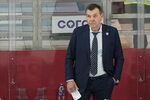
#> input picture Photo_search/photos/1.jpg, 150 x 100 px, found by its file name; its folder holds only this picture in this run
$ python -i photo_colab.py   (imports and definitions only)
#> lines starting #> are read from the running program, lines starting #| are printed output that depends on the picture
# -*- coding: utf-8 -*-
"""
Created on Sat Oct  1 15:49:30 2022

@author: Marlou
"""
import os
from random import randint

from PIL import Image, ImageEnhance, ImageDraw


def get_listFolderContent(strFolderName):
    strFolderPath = os.getcwd()
    strFolderPath += '\\' + strFolderName
    # print(strFolderPath)
    listFolderContent = []
    for filename in os.listdir(strFolderPath):
        listFolderContent.append(strFolderPath + '\\' + filename)

    # print(listFolderContent)
    return listFolderContent

def get_listOfImage(listContent, intConvasWidth=100, intConvasHeight=100, intCount = 4):
    listImage = []
    for item in listContent:
        obj = Image.open(item).convert("RGBA")
        obj = obj.resize((intConvasWidth,intConvasHeight))
        listImage.append(obj)
    if intCount == 3:
        listImage[2].resize((150,100))
    # elif intCount == 4:
    #     listImage[1], listImage[2], listImage[3] = listImage[3], listImage[1], listImage[1]
    return listImage

def get_ConvasSize(intImageCount = 4):
    # print(intImageCount)
    if intImageCount == 4 or intImageCount == 3:
        return 175, 175
    else:
        return 100, 150

def get_listPhotoCoordinate(intImageCount = 4):
    if intImageCount == 4 :
        return [(0,0), (0,75), (75,0), (75,75)]
    elif intImageCount == 3:
        return [(0,0), (75,0), (0,75)]
    else:
        return [(0,0), (75,0)]

def make_imageMask(intImageCount=4):
    intConvasWidth, intConvasHeight = get_ConvasSize(intImageCount)
    print(intConvasWidth, intConvasHeight)
    # convas = Image.new('RGBA', (intConvasWidth, intConvasHeight))
    # draw = ImageDraw.Draw(convas)

    # listFillCalour = ['blue','red', 'yellow', 'green']


    tupleCoordinate_One = ( (0, 0), # 0 - 0
                            (0, int(randint(0, intConvasHeight))), # 0 - random Y
                            (intConvasWidth, int(randint(0, intConvasHeight))), # X -  random Y
                            (intConvasWidth, 0) ) # X -  Y

    tupleCoordinate_Two = ( tupleCoordinate_One[1], # 0 - random Y
                            (0,intConvasHeight), # 0 - Y
                            (intConvasWidth, intConvasHeight), # X - Y
                            tupleCoordinate_One[2] ) # X - random Y

    tupleCoordinate_Three = ( (int(randint(0, intConvasWidth)), 0), # 0 - random Y
                              (int(randint(0, intConvasWidth)), intConvasHeight), # 0 - Y
                              (intConvasWidth, intConvasHeight), # random X - Y
                              (intConvasWidth, 0 )) # 0 - random Y

    tupleCoordinate_Four = ( (0, 0),  # X - random Y/2
                             (0, intConvasHeight), # 0 - 0
                             tupleCoordinate_Three[1], # 0 - random Y
                             tupleCoordinate_Three[0]) # 0 - Y


    listCoordinateTyples = [tupleCoordinate_One, tupleCoordinate_Two, tupleCoordinate_Three, tupleCoordinate_Four] # Test

    listCoordinateTyples = listCoordinateTyples[:intImageCount] # Test

    # for i in range(len(listCoordinateTyples)):
    #     # print(listCoordinateTyples[i])
    #     draw.polygon(listCoordinateTyples[i], fill=listFillCalour[i], outline=(0, 0, 0))

    # convas.show()

    return listCoordinateTyples

def get_MaskImage(typleCoordinateTyple, intConvasWidth, intConvasHeight):
    convas = Image.new('RGBA', (intConvasWidth, intConvasHeight))
    draw = ImageDraw.Draw(convas)
    draw.polygon(typleCoordinateTyple, fill='white', outline=(0, 0, 0))
    # convas.show()
    return convas

def get_listMask(listCoordinateTyples):
    listMaskImages = []
    intConvasWidth, intConvasHeight = get_ConvasSize(len(listCoordinateTyples))
    for i in range(len(listCoordinateTyples)):
        listMaskImages.append(get_MaskImage(listCoordinateTyples[i], intConvasWidth, intConvasHeight))

    # show_images(listMaskImages)
    return listMaskImages

def get_cropedMasks(listMaskImages):
    # show_images(listMaskImages)
    print(get_ConvasSize())
    # listPhotoCoordinate = get_listPhotoCoordinate(len(listMaskImages))
    listMaskImages[0] = listMaskImages[0].crop( (0,0,100,100) )
    listMaskImages[1] = listMaskImages[1].crop( (75,0,175,100) )
    listMaskImages[2] = listMaskImages[2].crop( (0,75,100,175) )
    listMaskImages[3] = listMaskImages[3].crop( (75,75,175,175) )
    # show_images(listMaskImages)
    return listMaskImages

def get_calage(listImages, listMaskImages):
    intConvasWidth, intConvasHeight = get_ConvasSize(len(listImages))
    listPhotoCoordinate = get_listPhotoCoordinate(len(listImages))

    convas = Image.new('RGBA', (intConvasWidth, intConvasHeight))
    draw = ImageDraw.Draw(convas)
    draw.polygon(((0,0),(0,175),(175,175),(175,0)), fill='white', outline=(0, 0, 0))
    convas.show()
    # [5 lines of commented-out code are left out]
    for i in range(len(listImages)):
        convas.paste(listImages[i], listPhotoCoordinate[i],listMaskImages[i],)
        convas.show()
    # convas.show()

def show_images(listImages):
    for image in listImages:
        image.show()

class listBuffer():
    listBuffer = []

    def __init__(self, listBufferContent):
        self.listBuffer = listBufferContent

    def get_LastItem(self):
        buffer = self.listBuffer[-1]
        self.listBuffer.pop(-1)
        return buffer

def main(strPhotoFolderName = 'photos', intCountImages = 4):
    listFolderContent = get_listFolderContent(strPhotoFolderName)
    listImages = get_listOfImage(listFolderContent)
#> in get_listOfImage, `obj = obj.resize((intConvasWidth,intConvasHeight))`:
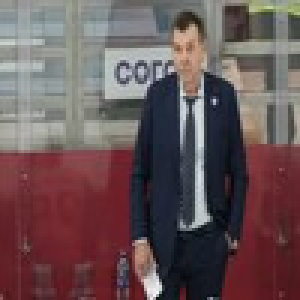
#> obj: PIL image 100x100 RGBA (shown 3 times larger); mean R, G, B, A 104.5, 84.2, 86.6, 255
#> listImages = 1 item
    listCoordinateTyples = make_imageMask(intCountImages)
    # show_images(listImages)
    listMaskImage = get_listMask(listCoordinateTyples)
#> after the loop in get_listMask, `for i in range(len(listCoordinateTyples)):`: listMaskImages = 4 items
#> listMaskImage = 4 items
    listMaskImage = get_cropedMasks(listMaskImage)
    # make_calage(listImages[:intCountImages], listCoordinateTyples)
    get_calage(listImages, listMaskImage)
#> in get_calage, `intConvasWidth, intConvasHeight = get_ConvasSize(len(listImages))`: intConvasWidth = 100; intConvasHeight = 150
#> in get_calage, `listPhotoCoordinate = get_listPhotoCoordinate(len(listImages))`: listPhotoCoordinate = [(0, 0), (75, 0)]
#> in get_calage, `convas = Image.new('RGBA', (intConvasWidth, intConvasHeight))`: convas: PIL image 100x150 RGBA; every value is 0
#> in get_calage, `convas.show()`:
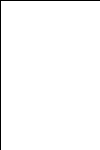
#> shown: PIL image 100x150 RGBA; mean R, G, B, A 250.8, 250.8, 250.8, 255
#> the loop in get_calage, `for i in range(len(listImages)):` made 1 pass
#> pass 1, in get_calage, `convas.show()`:
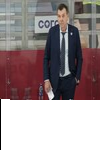
#> shown: PIL image 100x150 RGBA; mean R, G, B, A 153.9, 140.4, 142, 255

# main()

>>> result = main()
